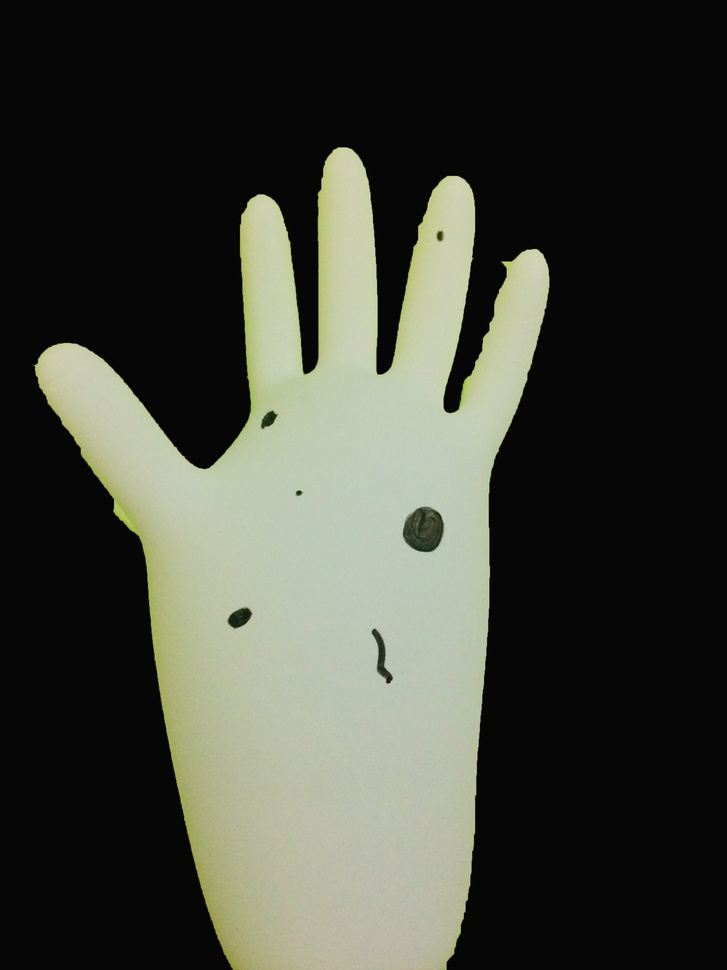
%> input picture main/images/s1.jpg, 727 x 970 px, shrunk from 2448 x 3264 before the run
$ octave --eval "result = cloth_glove_opening(imread('images/s1.jpg'));"   (GNU Octave 9; MATLAB toolbox functions it lacks are replaced by stand-ins)
%> lines starting %> are read from the running program, lines starting %| are printed output that depends on the picture; in (x1, y1, x2, y2) boxes, pixels count from 0 and x2, y2 are one past the last pixel; in counts of white or black regions, pixels touching at a corner belong together; the program's own positions count from 1
function[props, openingNo]=cloth_glove_opening(img)
glove_img = img;
%> glove_img is the input picture: size 970x727x3 uint8; mean R, G, B 65.1, 67.3, 57.7

% Convert RGB image to HSV
cloth_hsv =rgb2hsv(glove_img);
%> cloth_hsv: size 970x727x3 double; mean H, S, V 0.0803, 0.0649, 0.264

% Extract out the H, S, and V images individually
hueImg= cloth_hsv(:,:,1);
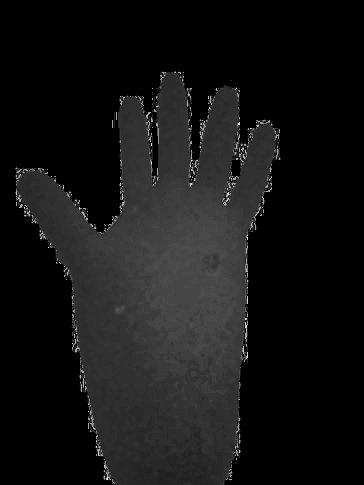
%> hueImg: size 970x727 double (shown at 1/2 size); min 0, max 0.958, mean 0.0803
saturationImg = cloth_hsv(:,:,2);
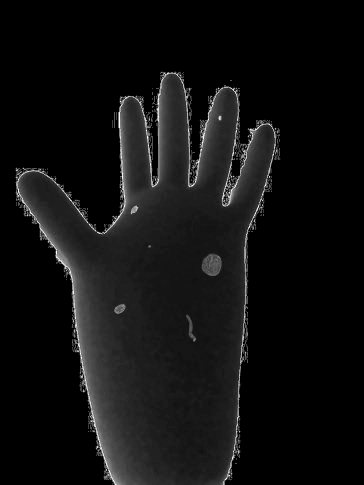
%> saturationImg: size 970x727 double (shown at 1/2 size); min 0, max 1, mean 0.0649
valueImg = cloth_hsv(:,:,3);
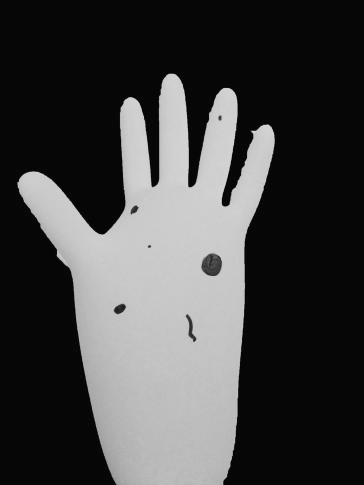
%> valueImg: size 970x727 double (shown at 1/2 size); min 0, max 0.875, mean 0.264

% Find thresholds of HSV for Opening Detection
hueThresholdLow = 0;
hueThresholdHigh = 0.14;
saturationThresholdLow = 0.75;
saturationThresholdHigh = 1.0;
valueThresholdLow = 0.45;
valueThresholdHigh = 0.75;


% Threshold the hue channel to identify pixels with a hue value in the range of glove opening colors
hueMask = (hueImg >= hueThresholdLow) & (hueImg <= hueThresholdHigh);
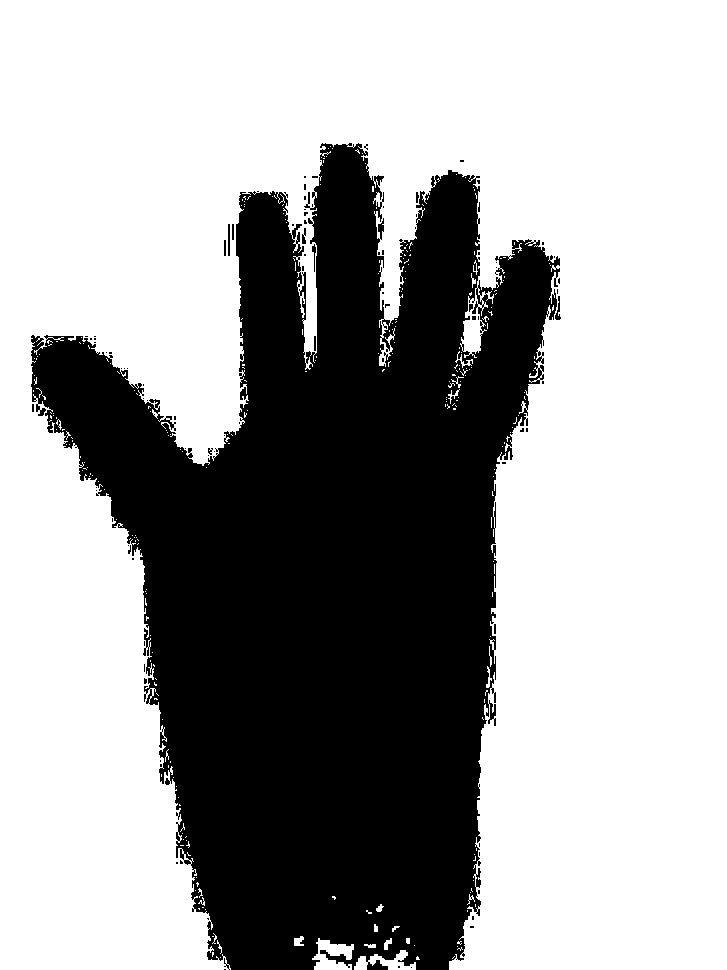
%> hueMask: size 970x727 logical; 64.8% white; 92 black regions (80 under 20 px), largest, box (x1, y1, x2, y2) and area: (31, 143, 560, 970) 247383, (228, 224, 230, 256) 64, (555, 296, 561, 320) 63
saturationMask = (saturationImg >= saturationThresholdLow) & (saturationImg <= saturationThresholdHigh);
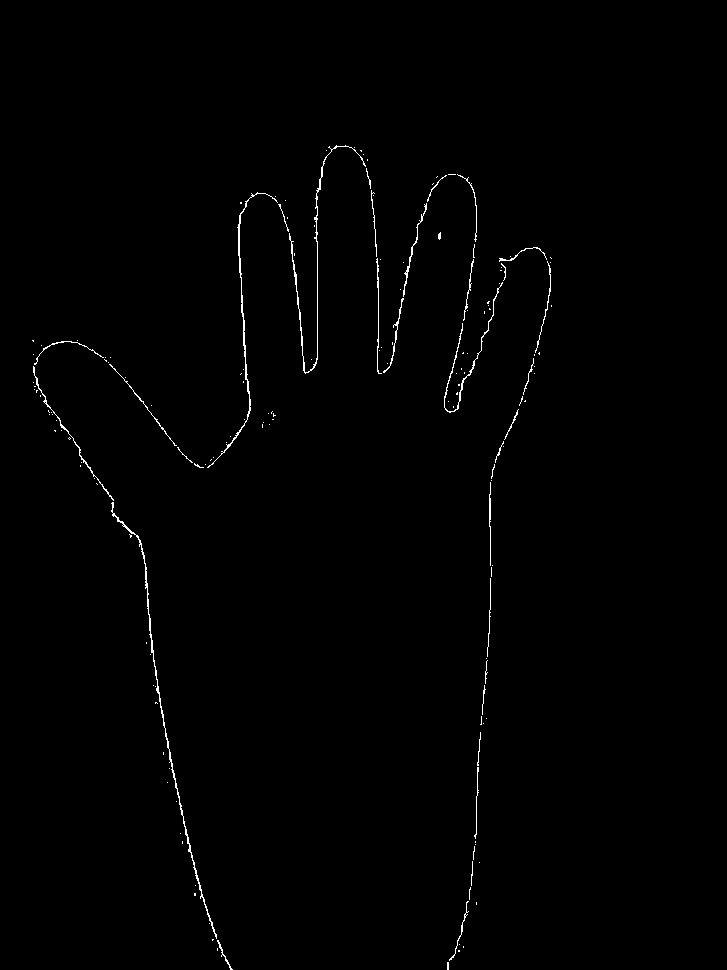
%> saturationMask: size 970x727 logical; 0.68% white in thin lines or dots, all inside (x1, y1, x2, y2) = (32, 145, 552, 970)
valueMask = (valueImg >= valueThresholdLow) & (valueImg <= valueThresholdHigh);
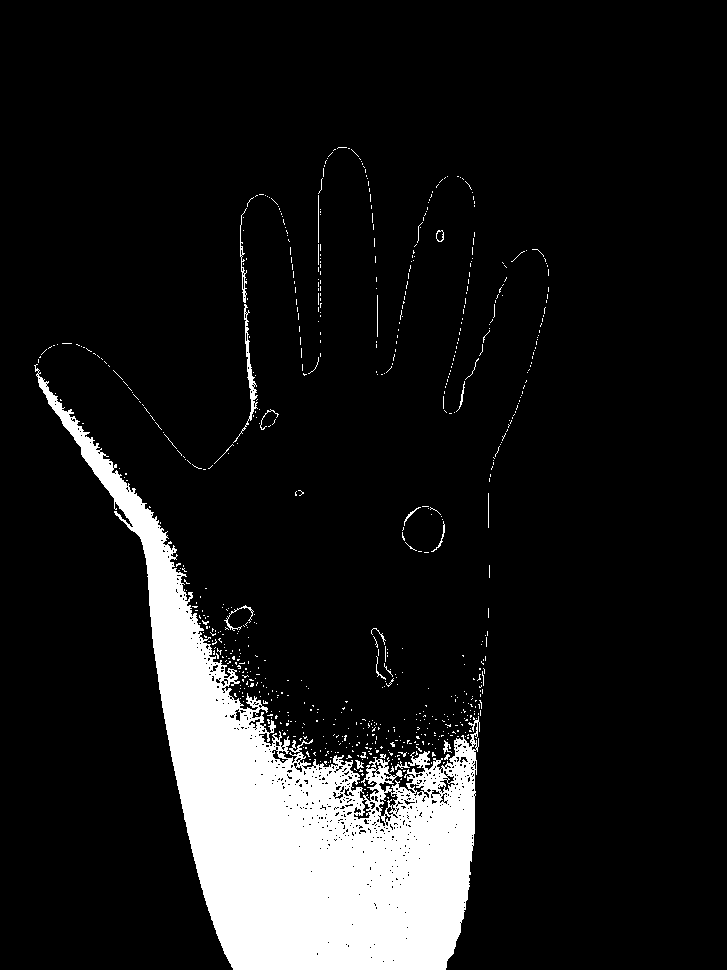
%> valueMask: size 970x727 logical; 10.7% white; 718 white regions (693 under 20 px), largest, box (x1, y1, x2, y2) and area: (34, 364, 480, 970) 71148, (233, 304, 258, 443) 466, (240, 208, 247, 303) 185

% Combine HSV masks as open mask
openmask = uint8(hueMask & saturationMask & valueMask);
%> openmask: size 970x727 uint8; every value is 0
% Keep areas only if they're bigger than this.
smallestAcceptableArea = 50;
openmask = uint8(bwareaopen(openmask,smallestAcceptableArea));


openmask_clearborder = imclearborder(openmask,4);

openmask_erode = double(bwmorph(openmask_clearborder,'erode',3));
%> openmask_erode: size 970x727 double; every value is 0
openmask_dilate = double(bwmorph(openmask_erode,'dilate',5));
openmask_clearborder = imclearborder(openmask_dilate,4);


[OpenBBox, numRegions] = bwlabel(openmask_clearborder);
%> numRegions = 0
openfinal = regionprops(OpenBBox, 'BoundingBox');
%> openfinal = 0 regions
props = openfinal;
%> props = 0 regions
openingNo = numRegions;
%> openingNo = 0
%> `result = cloth_glove_opening(imread('images/s1.jpg'));`: result = 0 regions

$ run again, on main/images/s2.JPG
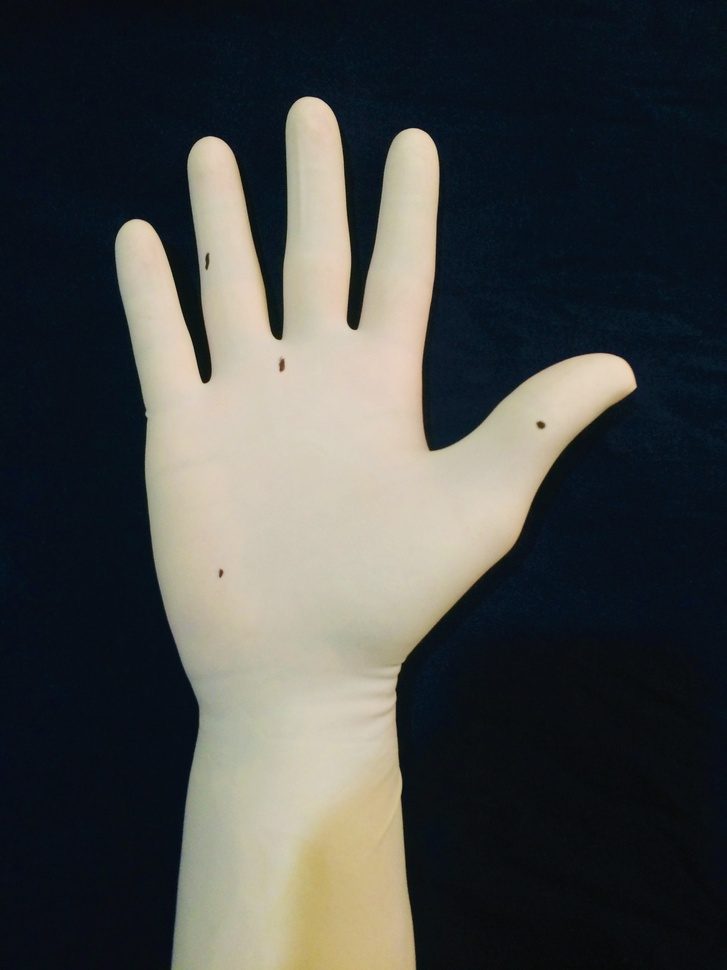
%> input picture main/images/s2.JPG, 727 x 970 px, shrunk from 2448 x 3264 before the run
%> in cloth_glove_opening, glove_img is the input picture: size 970x727x3 uint8; mean R, G, B 69.7, 71.8, 70.5
%> cloth_hsv: size 970x727x3 double; mean H, S, V 0.438, 0.488, 0.317
%> in cloth_glove_opening, `hueMask = (hueImg >= hueThresholdLow) & (hueImg <= hueThresholdHigh);`:
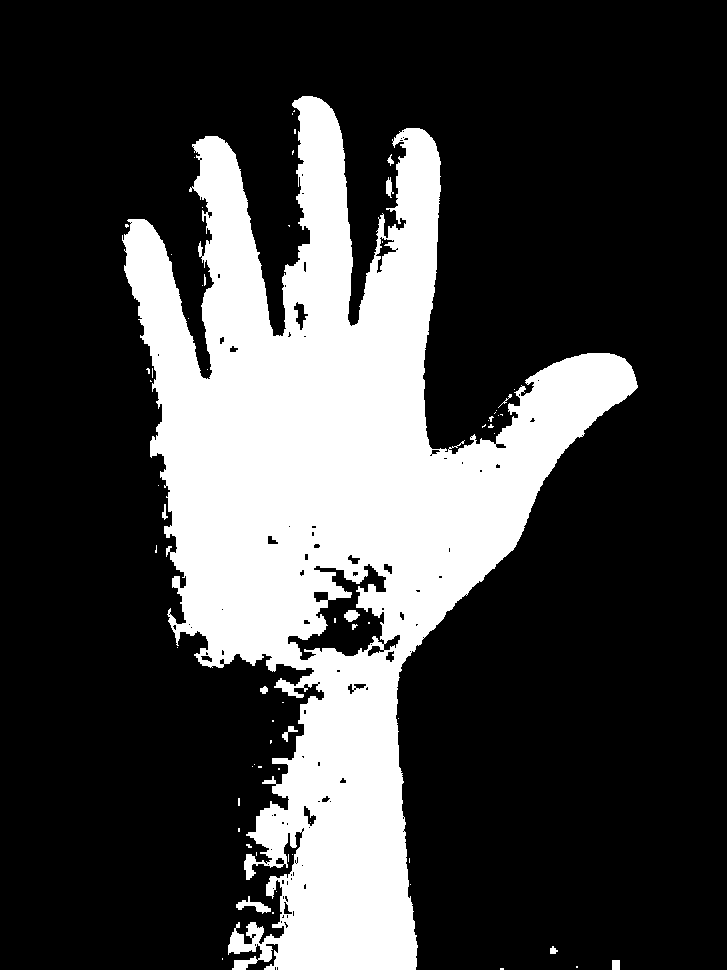
%> hueMask: size 970x727 logical; 25.5% white; 66 white regions (53 under 20 px), largest, box (x1, y1, x2, y2) and area: (122, 96, 638, 970) 178878, (236, 896, 271, 914) 235, (344, 610, 360, 622) 130
%> saturationMask: size 970x727 logical; 15.2% white; 5183 white regions (4781 under 20 px), largest, box (x1, y1, x2, y2) and area: (348, 86, 727, 531) 38090, (460, 519, 612, 636) 5142, (217, 32, 402, 101) 4325
%> in cloth_glove_opening, `valueMask = (valueImg >= valueThresholdLow) & (valueImg <= valueThresh..`:
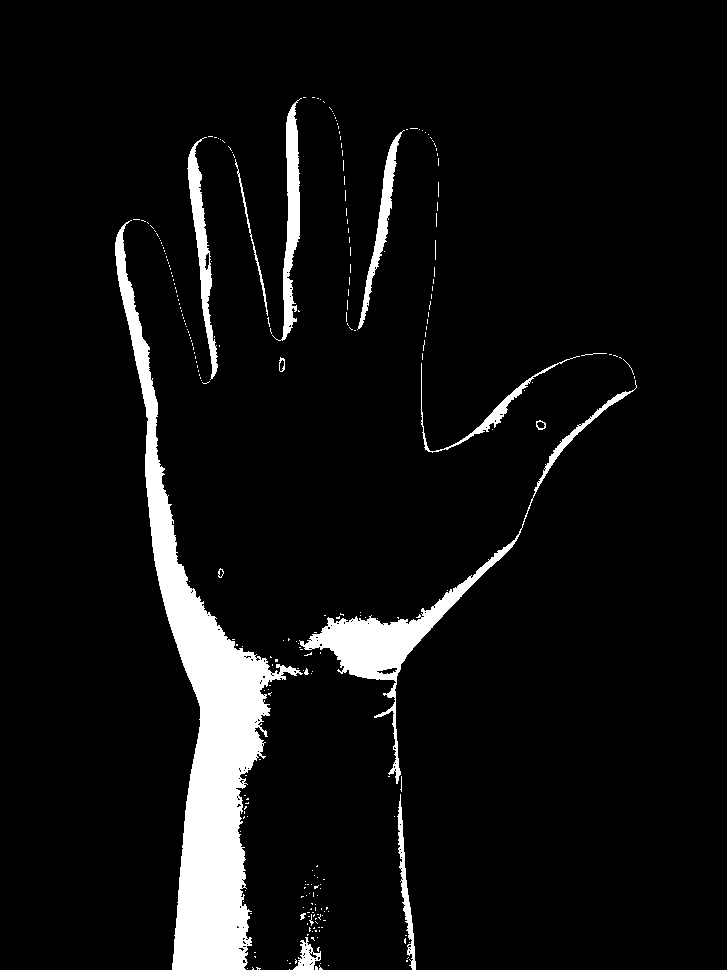
%> valueMask: size 970x727 logical; 6.6% white; 265 white regions (249 under 20 px), largest, box (x1, y1, x2, y2) and area: (115, 220, 303, 970) 29631, (299, 380, 637, 784) 7337, (272, 98, 302, 341) 2442
%> openmask: size 970x727 uint8; every value is 0
%> openmask_erode: size 970x727 double; every value is 0
%> numRegions = 0
%> openfinal = 0 regions
%> openingNo = 0
%> result = 0 regions

$ run again, on main/images/s3.JPG
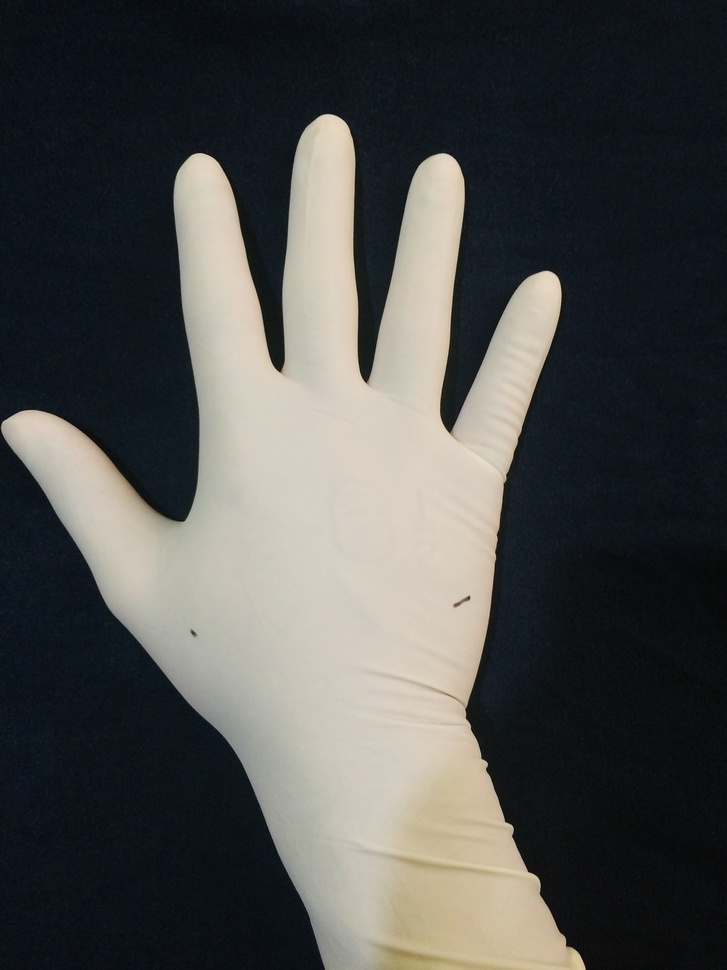
%> input picture main/images/s3.JPG, 727 x 970 px, shrunk from 2448 x 3264 before the run
%> in cloth_glove_opening, glove_img is the input picture: size 970x727x3 uint8; mean R, G, B 77.6, 78.4, 76.7
%> cloth_hsv: size 970x727x3 double; mean H, S, V 0.424, 0.324, 0.333
%> in cloth_glove_opening, `hueMask = (hueImg >= hueThresholdLow) & (hueImg <= hueThresholdHigh);`:
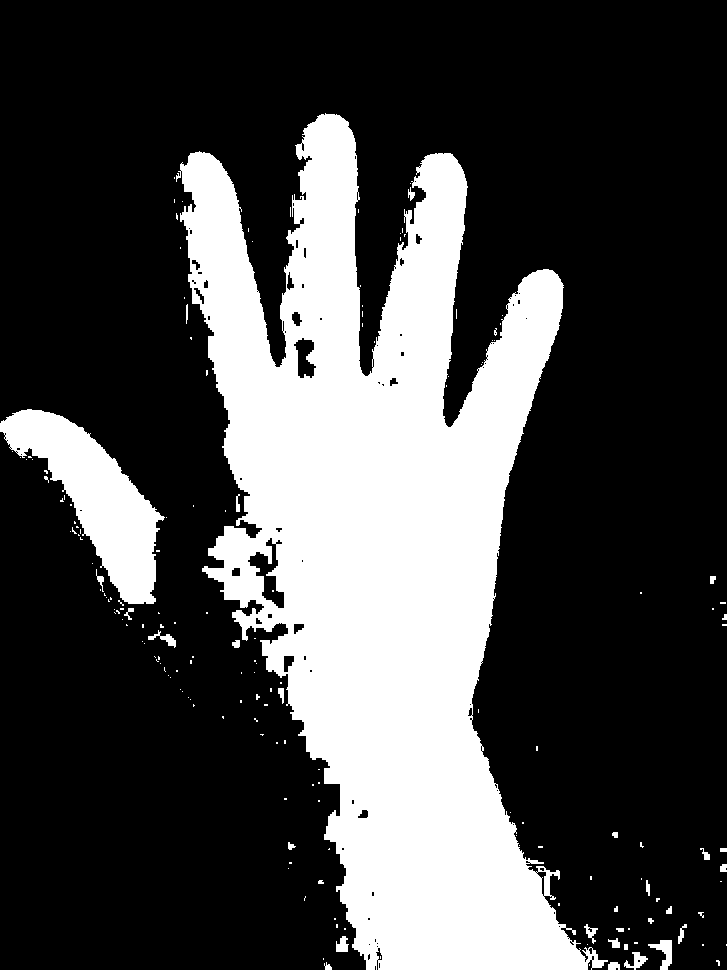
%> hueMask: size 970x727 logical; 28% white; 175 white regions (143 under 20 px), largest, box (x1, y1, x2, y2) and area: (176, 113, 608, 970) 182311, (0, 409, 165, 604) 12742, (648, 940, 672, 970) 332
%> saturationMask: size 970x727 logical; 0.04% white in thin lines or dots, all inside (x1, y1, x2, y2) = (0, 22, 587, 970)
%> in cloth_glove_opening, `valueMask = (valueImg >= valueThresholdLow) & (valueImg <= valueThresh..`:
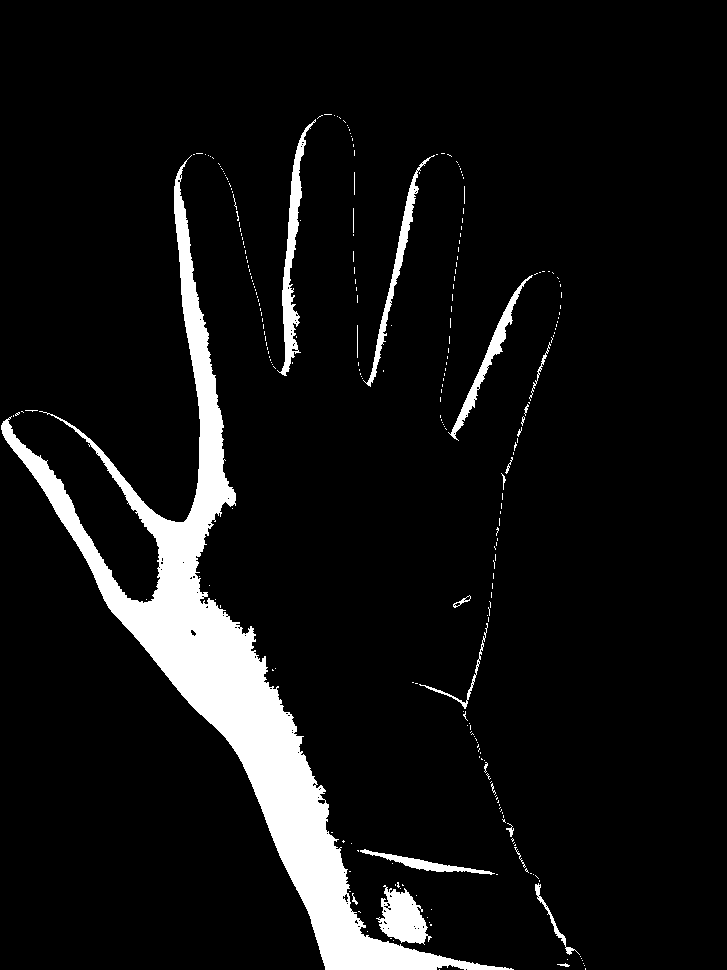
%> valueMask: size 970x727 logical; 7.7% white; 267 white regions (244 under 20 px), largest, box (x1, y1, x2, y2) and area: (1, 155, 514, 970) 44470, (277, 119, 316, 376) 2215, (376, 885, 432, 945) 1881
%> openmask: size 970x727 uint8; every value is 0
%> openmask_erode: size 970x727 double; every value is 0
%> numRegions = 0
%> openfinal = 0 regions
%> openingNo = 0
%> result = 0 regions
